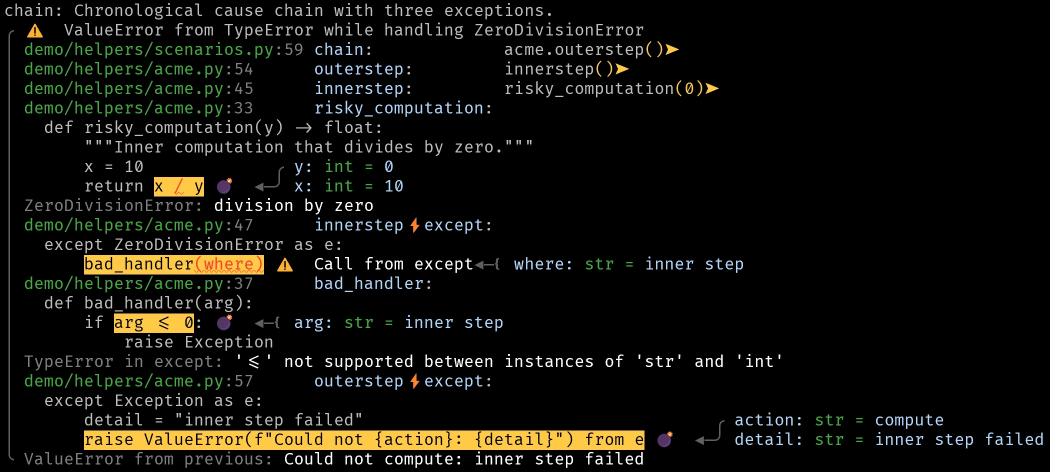
#> input picture docs/screenshots/chain-terminal.webp, 2100 x 944 px (shown at 1/2 size)
$ python create_chain_comparison.py
#> lines starting #> are read from the running program, lines starting #| are printed output that depends on the picture
#!/usr/bin/env python3
"""Create a side-by-side comparison of chain images.

Both source images are scaled by the same factor so the text/font size is
identical. The output is fixed to a crisp width suitable for HiDPI web layouts.
The taller (builtin) image determines the canvas height; the shorter
(TraceRite) image is centred vertically, leaving black bars above and below.
Labels are placed in the empty/black space rather than the top-right corner.
"""

from pathlib import Path

from PIL import Image, ImageDraw, ImageFont

SCREENSHOTS_DIR = Path(__file__).parent.parent
OUTPUT_FILE = Path(__file__).parent.parent / "chain-comparison.webp"

# Fixed output width for all README composites. 2400 px looks sharp on HiDPI
# displays when shown in a typical content column without filling the viewport.
FIXED_WIDTH = 2400

# Gap between images
GAP = 0
BACKGROUND_COLOR = (0, 0, 0, 255)  # Opaque black
LABEL_BG_COLOR = "#ffaa00"  # Yellow-orange advertising color


def get_font(size: int = 72):
    """Get a font for labels, falling back to default if needed."""
    font_paths = [
        "/usr/share/fonts/truetype/dejavu/DejaVuSans-Bold.ttf",
        "/usr/share/fonts/truetype/dejavu/DejaVuSans.ttf",
        "/usr/share/fonts/truetype/liberation/LiberationSans-Bold.ttf",
        "/usr/share/fonts/TTF/DejaVuSans-Bold.ttf",
        "/System/Library/Fonts/Helvetica.ttc",
        "C:/Windows/Fonts/arialbd.ttf",
    ]
    for path in font_paths:
        try:
            return ImageFont.truetype(path, size)
        except OSError:
            continue
    return ImageFont.load_default()


def draw_label(
    draw: ImageDraw.ImageDraw,
    text: str,
    x: int,
    y: int,
    font: ImageFont.FreeTypeFont,
    *,
    padding: int = 15,
    bg: bool = True,
) -> None:
    """Draw an explosive label: orange background, white text, black outline."""
    bbox = draw.textbbox((0, 0), text, font=font)
    text_width = bbox[2] - bbox[0]
    text_height = bbox[3] - bbox[1]

    # Extra bottom padding so the label doesn't look top-heavy.
    top_pad = padding // 2
    bottom_pad = int(padding * 1.8)

    if bg:
        draw.rectangle(
            [
                x - padding,
                y - top_pad,
                x + text_width + padding,
                y + text_height + bottom_pad,
            ],
            fill=LABEL_BG_COLOR,
        )

    # White text with a thick black outline for a three-color advertising look.
    draw.text(
        (x, y),
        text,
        font=font,
        fill="#ffffff",
        stroke_width=3,
        stroke_fill="#000000",
    )


def create_comparison():
    """Create side-by-side comparison with identical scaling."""
    with_img = Image.open(SCREENSHOTS_DIR / "chain-terminal.webp")
#> with_img is the input picture: PIL image 2100x944 RGB; mean R, G, B 16.7, 16.1, 11.6
    without_img = Image.open(SCREENSHOTS_DIR / "chain-without-tracerite.webp")
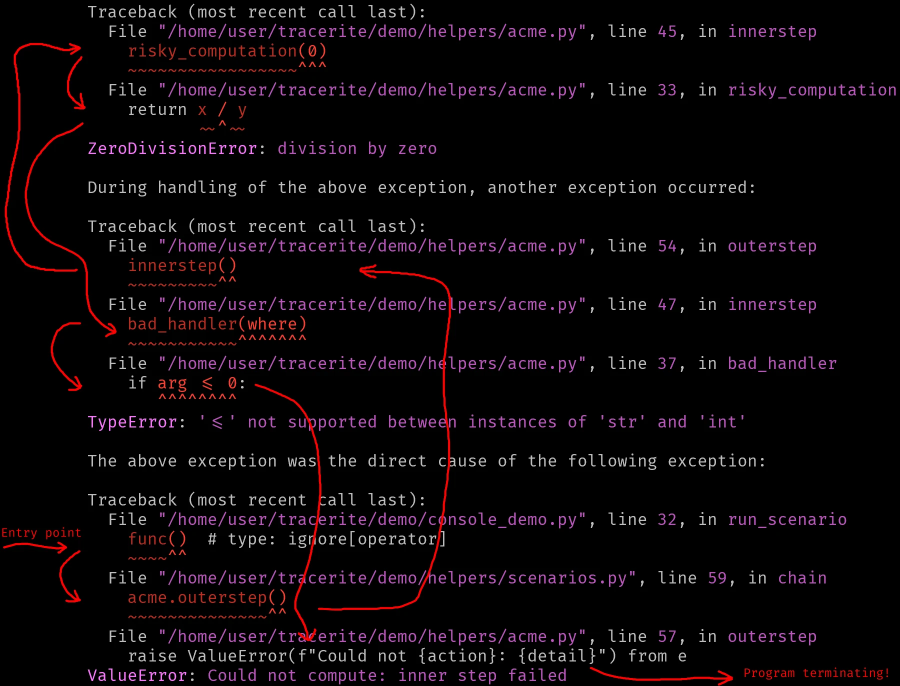
#> input picture docs/screenshots/chain-without-tracerite.webp, 1800 x 1372 px (shown at 1/2 size)
#> without_img is the input picture: PIL image 1800x1372 RGB; mean R, G, B 11.5, 6.4, 8.9

    # Scale both by the same factor so the combined width matches FIXED_WIDTH.
    total_source_width = with_img.width + without_img.width
#> total_source_width = 3900
    scale = FIXED_WIDTH / total_source_width
#> scale = 0.615

    with_scaled = with_img.resize(
        (round(with_img.width * scale), round(with_img.height * scale)),
        Image.Resampling.LANCZOS,
    )
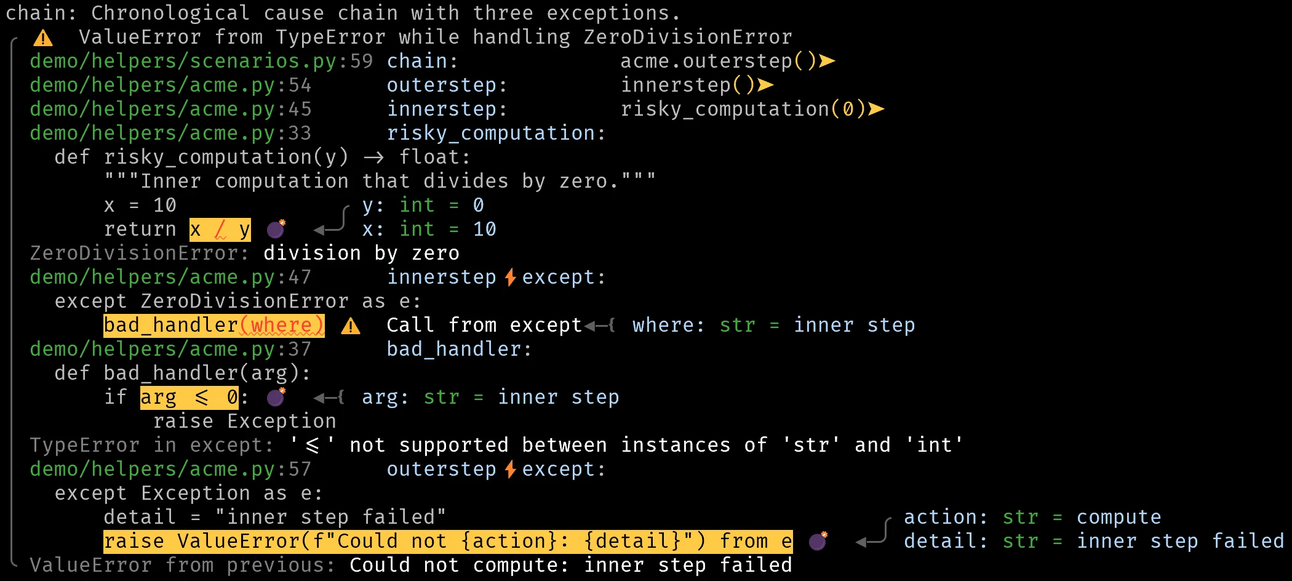
#> with_scaled: PIL image 1292x581 RGB; mean R, G, B 17.1, 16.5, 12
    without_scaled = without_img.resize(
        (round(without_img.width * scale), round(without_img.height * scale)),
        Image.Resampling.LANCZOS,
    )
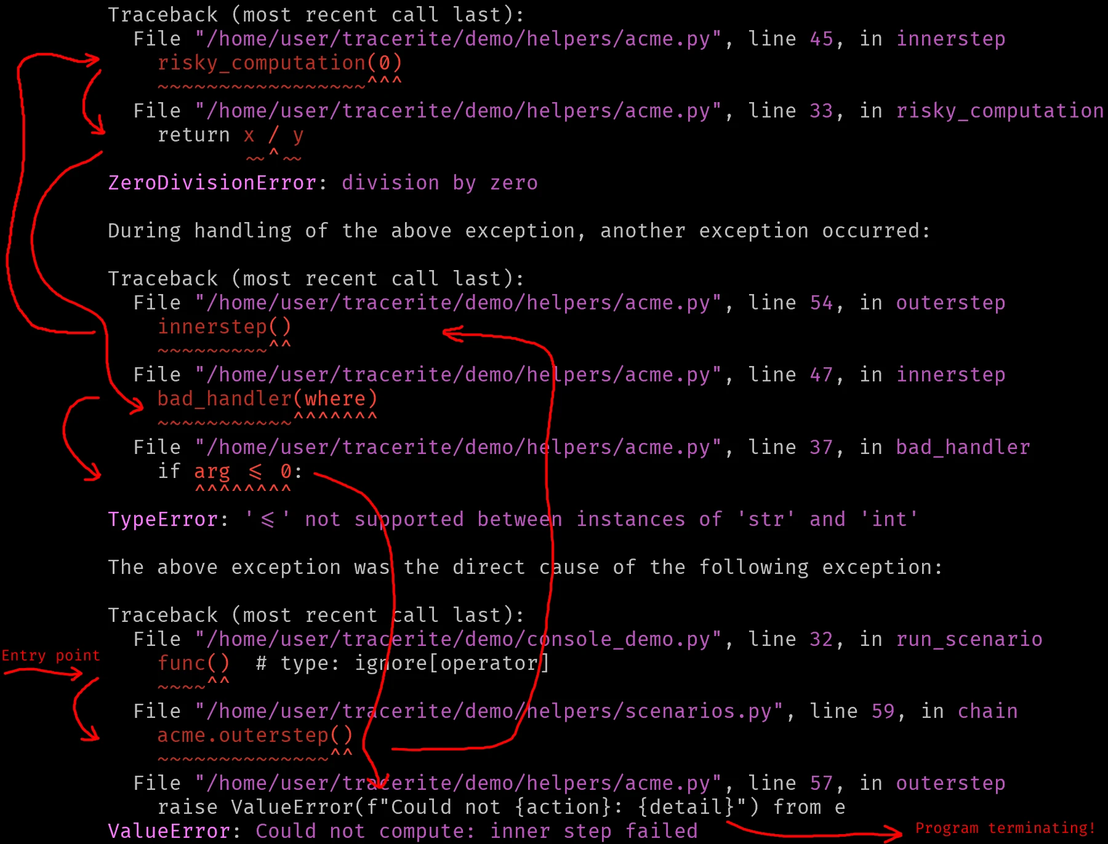
#> without_scaled: PIL image 1108x844 RGB; mean R, G, B 11.8, 6.7, 9.1

    # Canvas height is driven by the taller builtin image.
    total_width = with_scaled.width + GAP + without_scaled.width
#> total_width = 2400
    total_height = max(with_scaled.height, without_scaled.height)
#> total_height = 844

    canvas = Image.new("RGBA", (total_width, total_height), BACKGROUND_COLOR)

    # Builtin image fills the right side from the top.
    canvas.paste(without_scaled, (with_scaled.width + GAP, 0))
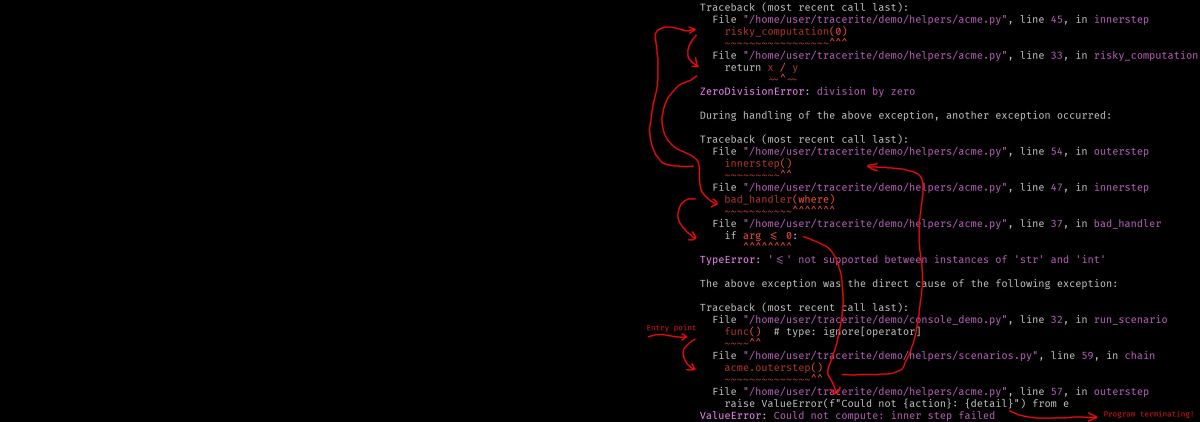
#> canvas: PIL image 2400x844 RGBA (shown at 1/2 size); mean R, G, B, A 5.4, 3.1, 4.2, 255

    draw = ImageDraw.Draw(canvas)
    font = get_font(40)
    padding = 10
    label_gap = 22  # extra breathing room below the top label

    # "TraceRite in terminal" in the top-left corner, above the TraceRite output.
    with_label = "TraceRite in terminal"
    with_bbox = draw.textbbox((0, 0), with_label, font=font)
#> with_bbox = (0, 8, 472, 38)
    with_text_height = with_bbox[3] - with_bbox[1]
#> with_text_height = 30
    with_label_x = padding
    with_label_y = 0
    draw_label(draw, with_label, with_label_x, with_label_y, font, bg=True)

    # Place the TraceRite image a little lower to avoid crowding the label.
    with_img_y = with_label_y + with_text_height + label_gap
#> with_img_y = 52
    canvas.paste(with_scaled, (0, with_img_y))
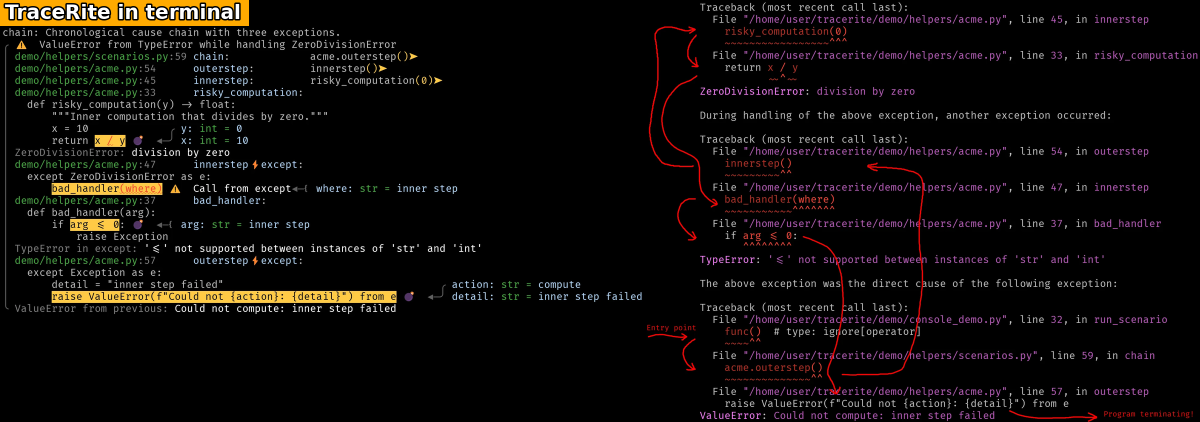
#> canvas: PIL image 2400x844 RGBA (shown at 1/2 size); mean R, G, B, A 14.2, 11.1, 9.4, 255

    # "Without TraceRite" aligned so its background right edge sits on the middle seam.
    without_label = "Without TraceRite"
    without_bbox = draw.textbbox((0, 0), without_label, font=font)
#> without_bbox = (0, 8, 406, 38)
    without_text_width = without_bbox[2] - without_bbox[0]
#> without_text_width = 406
    without_text_height = without_bbox[3] - without_bbox[1]
#> without_text_height = 30
    box_height = without_text_height + (padding // 2) + int(padding * 1.8)
#> box_height = 53
    without_x = with_scaled.width + GAP - without_text_width - padding - 25
#> without_x = 851
    without_y = (
        total_height
        - without_text_height
        - 180
        - without_text_height
        + box_height
        + box_height
    )
#> without_y = 710
    draw_label(draw, without_label, without_x, without_y, font, bg=True)

    canvas.save(OUTPUT_FILE, "WEBP", quality=90)
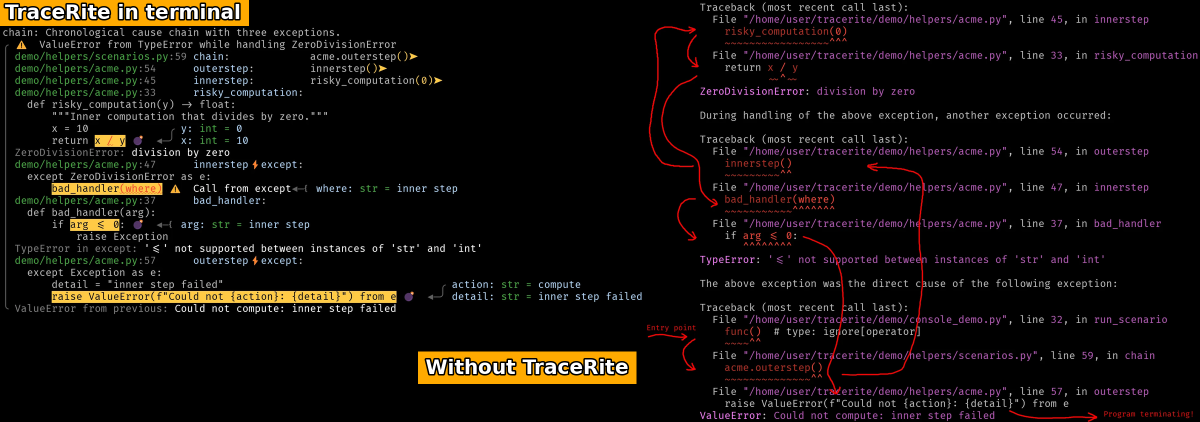
#> saved as chain-comparison.webp: PIL image 2400x844 RGBA (shown at 1/2 size); mean R, G, B, A 17.1, 13.3, 10.1, 255
    print(f"Created {OUTPUT_FILE}")
    print(f"  With: {with_scaled.width}x{with_scaled.height} @ y={with_img_y}")
#|   With: 1292x581 @ y=52
    print(f"  Without: {without_scaled.width}x{without_scaled.height}")
#|   Without: 1108x844
    print(f"  Output: {canvas.width}x{canvas.height}")
#|   Output: 2400x844


if __name__ == "__main__":
    create_comparison()
